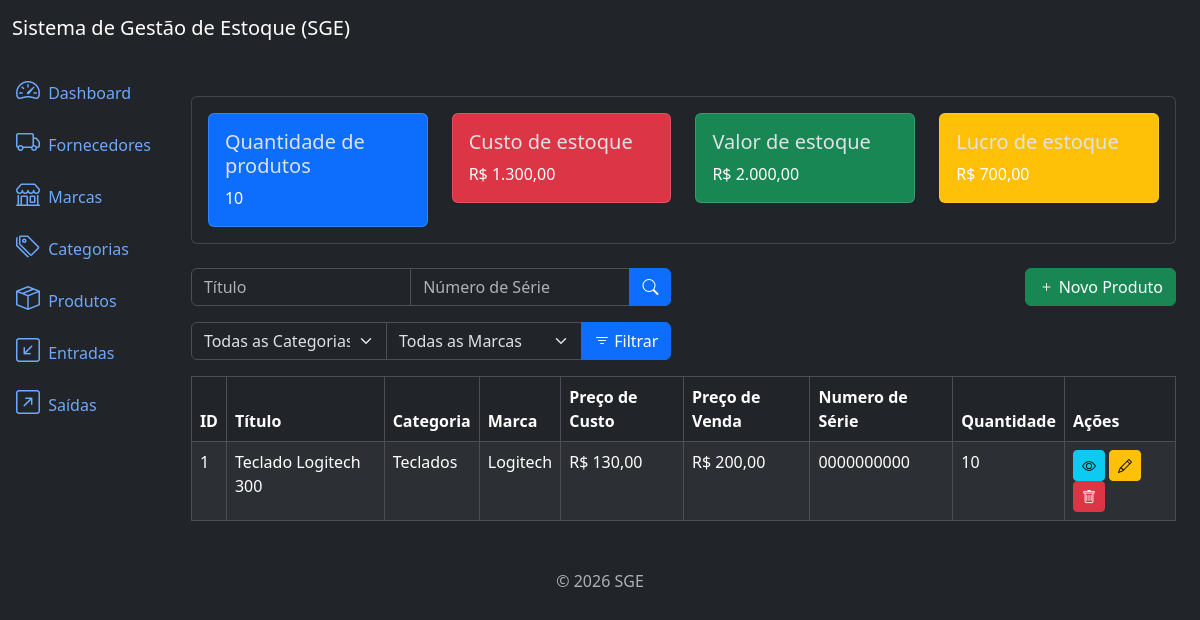
/products/list/, run on an earlier commit of the app's database.
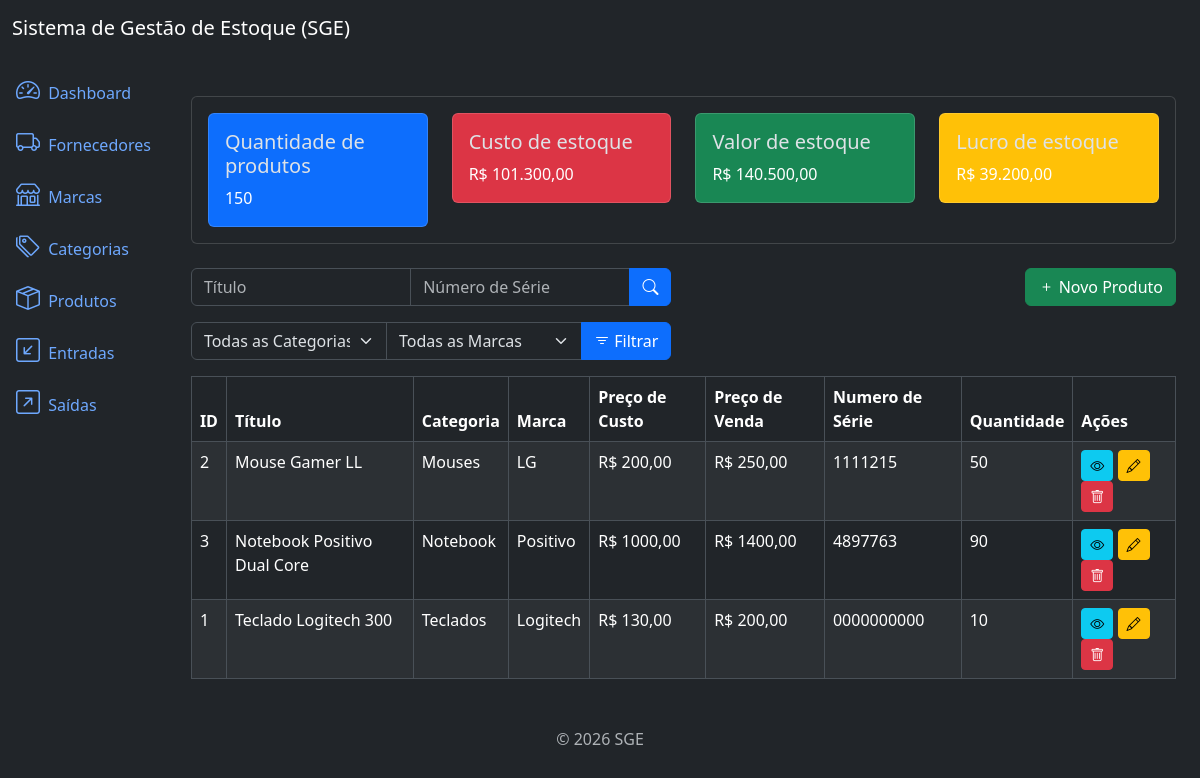
And on a later commit of the database.
### products/models.py (models this page shows, shortened)
class Product(models.Model):
    title = models.CharField(max_length= 500)
    category = models.ForeignKey(Category, on_delete= models.PROTECT, related_name= "products")
    brand = models.ForeignKey(Brand, on_delete= models.PROTECT, related_name= "products")
    description = models.TextField(null= True, blank= True)
    serie_number = models.CharField(max_length= 200, null= True, blank= True)
    cost_price = models.DecimalField(max_digits= 20, decimal_places= 2)
    selling_price = models.DecimalField(max_digits= 20, decimal_places= 2)
    quantity = models.IntegerField(default= 0)
    created_at = models.DateTimeField(auto_now_add= True)
    updated_at = models.DateTimeField(auto_now= True)
    class Meta:
        ordering = ["title"]

### categories/models.py (models this page shows)
class Category(models.Model):
    name = models.CharField(max_length= 500)
    description = models.TextField(null= True, blank= True)
    created_at = models.DateTimeField(auto_now_add= True)
    updated_at = models.DateTimeField(auto_now= True)
    class Meta:
        ordering = ["name"]
    def __str__(self):
        return self.name

### brands/models.py (models this page shows)
class Brand(models.Model):
    name = models.CharField(max_length= 500)
    description = models.TextField(null= True, blank= True)
    created_at = models.DateTimeField(auto_now_add= True)
    updated_at = models.DateTimeField(auto_now= True)
    class Meta:
        ordering = ["name"]
    def __str__(self):
        return self.name

### products/views.py (the view)
# urls.py: path("products/list/", views.ProductListView.as_view(), name = "product_list"),
class ProductListView(ListView):
    model = models.Product
    template_name = "product_list.html"
    context_object_name = "products"
    paginate_by = 10
    def get_queryset(self):
        queryset =  super().get_queryset()
        title = self.request.GET.get("title")
        serie_number = self.request.GET.get("serie_number")
        category = self.request.GET.get('category')
        brand = self.request.GET.get('brand')
        if title:
            queryset = queryset.filter(title__icontains=title)
        if serie_number:
            queryset = queryset.filter(serie_number__icontains=serie_number)
        if category:
            queryset = queryset.filter(category_id=category)
        if brand:
            queryset = queryset.filter(brand__id=brand)
        return queryset
    def get_context_data(self, **kwargs):
        context = super().get_context_data(**kwargs)
        context["product_metrics"] = metrics.get_product_metrics()
        context["categories"] = Category.objects.all()
        context["brands"] = Brand.objects.all()
        return context

### app/metrics.py (called while the page is built)
def get_product_metrics():
    products = Product.objects.all()
    total_cost_price = sum(product.cost_price * product.quantity for product in products)
    total_selling_price = sum(product.selling_price * product.quantity for product in products)
    total_quantity = sum(product.quantity for product in products)
    total_profit = total_selling_price - total_cost_price
    return dict(
        total_cost_price= number_format(total_cost_price, decimal_pos=2, force_grouping= True),
        total_selling_price= number_format(total_selling_price, decimal_pos=2, force_grouping= True),
        total_quantity= total_quantity,
        total_profit= number_format(total_profit, decimal_pos=2, force_grouping= True),
    )

### products/templates/product_list.html (shortened to what this page needs)
{% extends 'base.html' %}
{% block content %}
{% include 'components/_product_metrics.html' %}
<div class="row mb-3">
    <div class="col-md-6">
        <form method="get" action="{% url 'product_list' %}">
            <div class="input-group">
                <input type="text" class="form-control" name="title" placeholder="Título" value="{{ request.GET.title }}">
                <input type="text" class="form-control" name="serie_number" placeholder="Número de Série" value="{{ request.GET.serie_number }}">
                <button type="submit" class="btn btn-primary">
                    <i class="bi bi-search"></i>
                </button>
            </div>
        </form>
    </div>
    <div class="col-md-6">
        <a href="{% url 'product_create' %}" class="btn btn-success float-end">
            <i class="bi bi-plus"></i> Novo Produto
        </a>
    </div>
</div>
<div class="row mb-3">
    <div class="col-md-6">
        <form method="get" action="{% url 'product_list' %}">
            <div class="input-group">
                <select class="form-select" name="category">
                    <option value="" {% if not request.GET.category %} selected {% endif %}>Todas as Categorias</option>
                </select>
                <select class="form-select" name="brand">
                    <option value="" {% if not request.GET.brand %} selected {% endif %}>Todas as Marcas</option>
                </select>
                <button type="submit" class="btn btn-primary">
                    <i class="bi bi-filter"></i> Filtrar
                </button>
            </div>
        </form>
    </div>
</div>
<div class="table-responsive">
    <table class="table table-striped table-bordered">
        <thead class="thead-dark">
            <tr>
                <th>ID</th>
                <th>Título</th>
                <th>Categoria</th>
                <th>Marca</th>
                <th>Preço de Custo</th>
                <th>Preço de Venda</th>
                <th>Numero de Série</th>
                <th>Quantidade</th>
                <th>Ações</th>
            </tr>
        </thead>
        <tbody>
            {% for product in products %}
            <tr>
                <td>{{ product.id }}</td>
                <td>{{ product.title }}</td>
                <td>{{ product.category }}</td>
                <td>{{ product.brand }}</td>
                <td>R$ {{ product.cost_price }}</td>
                <td>R$ {{ product.selling_price }}</td>
                <td>{{ product.serie_number }}</td>
                <td>{{ product.quantity }}</td>
                <td>
                    <a href="{% url 'product_detail' product.id %}" class="btn btn-info btn-sm">
                        <i class="bi bi-eye"></i>
                    </a>
                    <a href="{% url 'product_update' product.id %}" class="btn btn-warning btn-sm">
                        <i class="bi bi-pencil"></i>
                    </a>
                    <a href="{% url 'product_delete' product.id %}" class="btn btn-danger btn-sm">
                        <i class="bi bi-trash"></i>
                    </a>
                </td>
            </tr>
            {% endfor %}
        </tbody>
    </table>
</div>
{% endblock %}

What changed in the data, as far as the page shows it:
added Product: id "2", title "Mouse Gamer LL", category "Mouses", brand "LG", cost_price "200,00", selling_price "250,00", serie_number "1111215", quantity "50"
added Product: id "3", title "Notebook Positivo Dual Core", category "Notebook", brand "Positivo", cost_price "1000,00", selling_price "1400,00", serie_number "4897763", quantity "90"
Also different on the page:
{{ product_metrics.total_quantity }}: "10" → "150"
{{ product_metrics.total_cost_price }}: "1.300,00" → "101.300,00"
{{ product_metrics.total_selling_price }}: "2.000,00" → "140.500,00"
{{ product_metrics.total_profit }}: "700,00" → "39.200,00"
